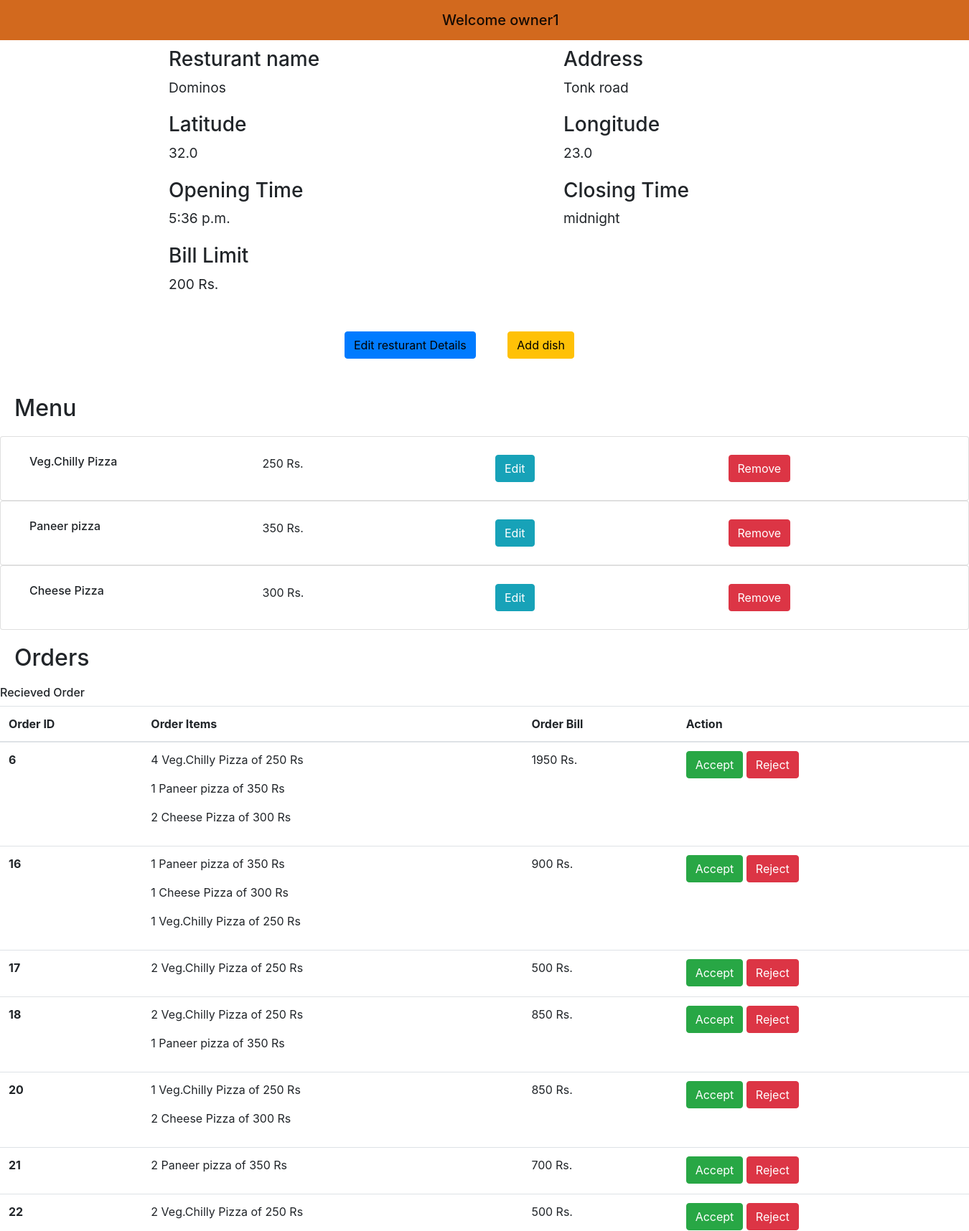
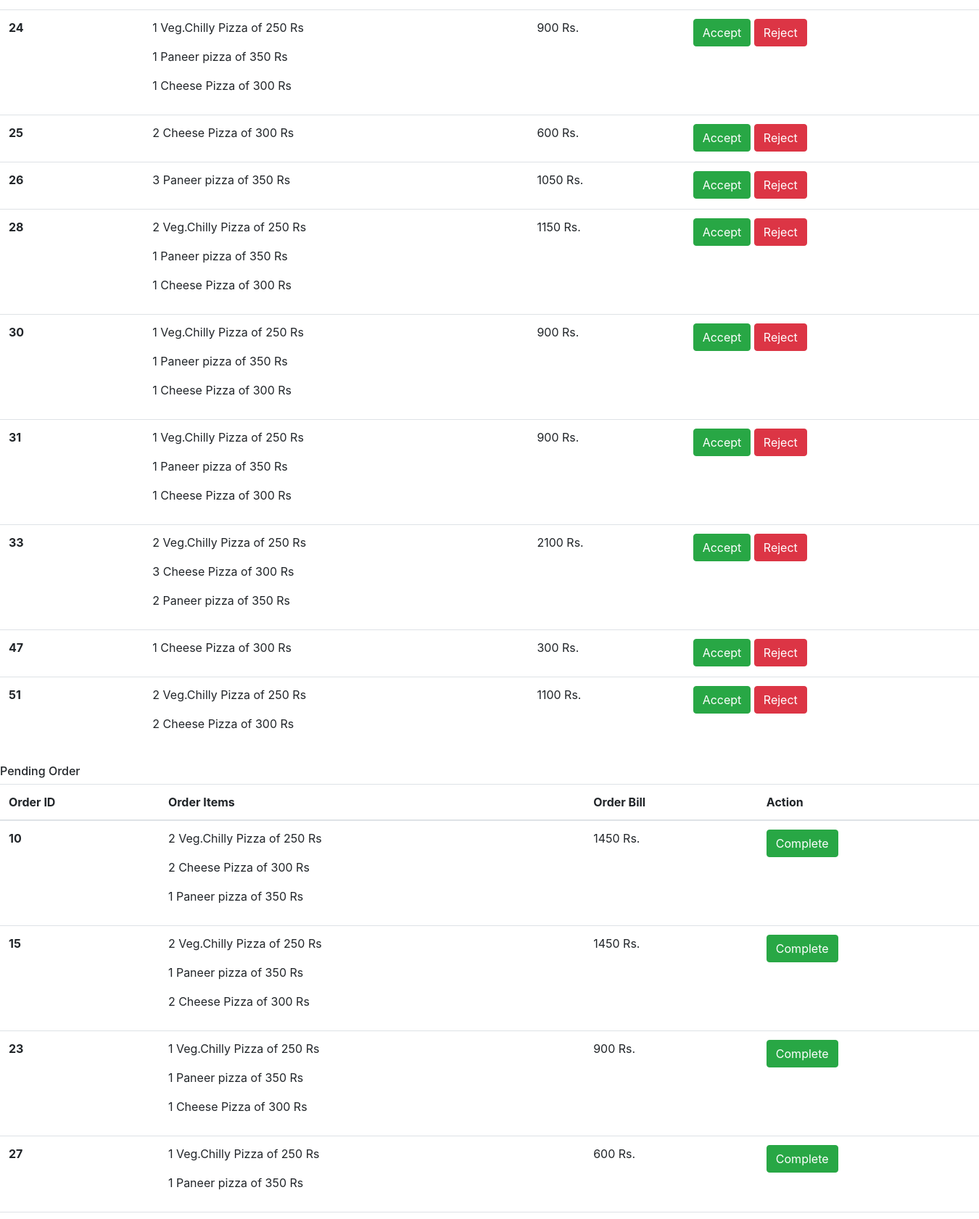
The page /restaurant/dashboard/2 (upper part) on the database its author committed (2 pictures, top to bottom).
### accounts/models.py (models this page shows, shortened)
class Owner(models.Model):
	name = models.CharField(max_length = 20)
	password = models.CharField(max_length = 100)
	restaurant_name = models.CharField(max_length = 100)
	is_login = models.BooleanField(default = False)

### restaurant/models.py (models this page shows, shortened)
class Resturant(models.Model):
  owner=ForeignKey(Owner,on_delete = models.CASCADE)
  name=models.CharField(max_length=20)
  address=models.CharField(max_length=200)
  latitude=models.FloatField()
  longitude=models.FloatField()
  opening_time=models.TimeField()
  closing_time=models.TimeField()
  bill_limit=models.IntegerField()

class Dish(models.Model):
  owner=ForeignKey(Owner,on_delete = models.CASCADE)
  name=models.CharField(max_length=20)
  price=models.IntegerField()

### restaurant/views.py (the view)
# urls.py: path('dashboard/<int:id>',views.dashboard,name="dashboard"),
def dashboard(request,id):
  request.session["owner_id"]=id
  owner=Owner.objects.get(id=id)
  resturant=None
  dishes=None
  order=False
  recieved_order=None
  panding_order=None
  if Resturant.objects.all().filter(owner=owner):
    resturant=Resturant.objects.get(owner=owner)
  if Dish.objects.all().filter(owner=owner):
    dishes=Dish.objects.all().filter(owner=owner)
  if resturant:
    orders_list=Order.objects.filter(restaurant_id=resturant.id,complete=True)
    recieved_order=[]
    panding_order=[]
    for order in orders_list:
      dishess=Orderdish.objects.filter(order=order)
      if dishess:
        d=[]
        total_bill=0
        for dish in dishess:
          quantity=dish.quantity
          name=dish.dish.name
          price=dish.dish.price
          obj=Info1(name,price,quantity)
          d.append(obj)
          total_bill=total_bill+quantity*price
        obj=Info2(d,order.id,total_bill)
        if order.status=="placed":
          recieved_order.append(obj)
        elif order.status=="panding":
          panding_order.append(obj)
  if recieved_order or panding_order:
    order=True
  return render(request,'dashboard.html',{
    'name':owner.name,
    'id':id,
    'resturant':resturant,
    'dishes':dishes,
    'recieved_order':recieved_order,
    'panding_order':panding_order,
    'order':order
    })

### restaurant/templates/dashboard.html (shortened to what this page needs)
{% load static %}
<!DOCTYPE html>
<html lang="en">
<head>
  <link rel="stylesheet" href="https://stackpath.bootstrapcdn.com/bootstrap/4.3.1/css/bootstrap.min.css">
  <link href="{% static 'css/resturant/dashboard.css' %}" rel="stylesheet"/>
</head>
<body>
  <div>
    <nav class="navbar navbar-light " style="background-color:chocolate">
      <span class="navbar-brand mb-0 h1" id="welcome">Welcome {{name}}</span>
    </nav>
    {% if resturant %}
      <div class="container">
        <div class="row">
          <div class="col">
            <h3>Resturant name</h3>
            <p>{{resturant.name}}</p>
          </div>
          <div class="col">
            <h3>Address</h3>
            <p>{{resturant.address}}</p>
          </div>
        </div>
        <div class="row">
          <div class="col">
            <h3>Latitude</h3>
            <p>{{resturant.latitude}}</p>
          </div>
          <div class="col">
            <h3>Longitude</h3>
            <p>{{resturant.longitude}}</p>
          </div>
        </div>
        <div class="row">
          <div class="col">
            <h3>Opening Time</h3>
            <p>{{resturant.opening_time}}</p>
          </div>
          <div class="col">
            <h3>Closing Time</h3>
            <p>{{resturant.closing_time}}</p>
          </div>
        </div>
        <div class="row">
          <div class="col">
            <h3>Bill Limit</h3>
            <p>{{resturant.bill_limit}} Rs.</p>
          </div>
        </div>
      </div>
    {% else %}
      <button type="button" class="btn btn-primary" style="margin-left: 600px; "><a href="add_resturant/{{id}}" style="color:white">Add resturant</a></button>
    {% endif%}
  </div>
  {% if resturant %}
  <div class="row"  id="buttons">
    <span>
      <button type="button" class="btn btn-primary" id="btn1"><a href="resturant_details/{{id}}" style="color:black">Edit resturant Details</a></button>
      <button type="button" class="btn btn-warning" id="btn2"><a href="add_dish/{{id}}" style="color:black">Add dish</a></button>
    </span>
  </div>
  {% endif %}
  {% if dishes %}
  <div>
    <h2 style="margin: 20px;">Menu</h2>
      <div>
        {% for dish in dishes %}
        <div class="card">
          <div class="card-body">
            <div class="row">
                <div class="col">
                  <h6>{{dish.name}}</h6>
                </div>
                <div class="col">
                  {{dish.price}} Rs.
                </div>
                <div class="col">
                  <button type="button" class="btn btn-info"><a href="edit_dish/{{dish.id}}" style="color:white">Edit</a></button>
                </div>
                <div class="col">
                  <button type="button" class="btn btn-danger"><a href="remove_dish/{{dish.id}}" style="color:white">Remove</a></button>
                </div>
            </div>
          </div>
        </div>
        {% endfor %}
      </div>
  </div>
  {% endif %}
  {% if order %}
  <h2 style="margin: 20px;">Orders</h2>
    {% if recieved_order %}
      <h6>Recieved Order</h6>
      <table class="table">
        <thead>
          <tr>
            <th scope="col">Order ID</th>
            <th scope="col">Order Items</th>
            <th scope="col">Order Bill</th>
            <th scope="col">Action</th>
          </tr>
        </thead>
        <tbody>
          {% for order in recieved_order %}
          <tr>
            <th scope="row">{{order.id}}</th>
            <td>
              {% for dish in order.dishes %}
                <p>{{dish.quantity}} {{dish.name}} of {{dish.price}} Rs</p>
              {% endfor %}
            </td>
            <td>{{order.bill}} Rs.</td>
            <td>
              <button type="button" class="btn btn-success" ><a href="accept_order/{{order.id}}" style="color:white">Accept</a></button>
              <button type="button" class="btn btn-danger"><a href="reject_order/{{order.id}}" style="color:white">Reject</a></button>
            </td>
          </tr>
          {% endfor %}
        </tbody>
      </table>
    {% endif %}
    {% if panding_order %}
      <h6>Pending Order</h6>
      <table class="table">
        <thead>
          <tr>
            <th scope="col">Order ID</th>
            <th scope="col">Order Items</th>
            <th scope="col">Order Bill</th>
            <th scope="col">Action</th>
          </tr>
        </thead>
        <tbody>
          {% for order in panding_order %}
          <tr>
            <th scope="row">{{order.id}}</th>
            <td>
              {% for dish in order.dishes %}
                <p>{{dish.quantity}} {{dish.name}} of {{dish.price}} Rs</p>
              {% endfor %}
            </td>
            <td>{{order.bill}} Rs.</td>
            <td>
              <button type="button" class="btn btn-success" ><a href="complete_order/{{order.id}}" style="color:white">Complete</a></button>
            </td>
          </tr>
          {% endfor %}
        </tbody>
      </table>
    {% endif %}
  {% endif %}
</body>
</html>

### static/css/resturant/dashboard.css (style rules this page uses)
.navbar { margin-bottom: 10px; }
.container { margin:5px; margin-left: 200px; font-size: larger; }
.row { margin:5px; }
#welcome { margin-left: 600px; }
#buttons { margin-left: 470px; }
#btn1 { margin:10px; }
#btn2 { margin:30px; }
a { text-decoration:wavy; }

### rows shown on the page
Owner: name "owner1"
Resturant: name "Dominos", address "Tonk road", latitude "32.0", longitude "23.0", opening_time "5:36 p.m.", closing_time "midnight", bill_limit "200"
Dish: name "Veg.Chilly Pizza", price "250", name "Veg.Chilly Pizza" "Veg.Chilly Pizza" "Veg.Chilly Pizza" "Veg.Chilly Pizza" "Veg.Chilly Pizza" "Veg.Chilly Pizza" "Veg.Chilly Pizza" "Veg.Chilly Pizza" "Veg.Chilly Pizza" "Veg.Chilly Pizza" "Veg.Chilly Pizza" "Veg.Chilly Pizza", name "Veg.Chilly Pizza" "Veg.Chilly Pizza" "Veg.Chilly Pizza" "Veg.Chilly Pizza"
Dish: name "Paneer pizza", price "350", name "Paneer pizza" "Paneer pizza" "Paneer pizza" "Paneer pizza" "Paneer pizza" "Paneer pizza" "Paneer pizza" "Paneer pizza" "Paneer pizza" "Paneer pizza", name "Paneer pizza" "Paneer pizza" "Paneer pizza" "Paneer pizza"
Dish: name "Cheese Pizza", price "300", name "Cheese Pizza" "Cheese Pizza" "Cheese Pizza" "Cheese Pizza" "Cheese Pizza" "Cheese Pizza" "Cheese Pizza" "Cheese Pizza" "Cheese Pizza" "Cheese Pizza" "Cheese Pizza", name "Cheese Pizza" "Cheese Pizza" "Cheese Pizza"

### other values the page prints
{{ order.id }} "6" "16" "17" "18" "20" "21" "22" "24" "25" "26" "28" "30" "31" "33" "47" "51"
{{ dish.quantity }} "4" "1" "2" "1" "1" "1" "2" "2" "1" "1" "2" "2" "2" "1" "1" "1" "2" "3" "2" "1" "1" "1" "1" "1" "1" "1" "1" "2" "3" "2" "1" "2" "2"
{{ dish.price }} "250" "350" "300" "350" "300" "250" "250" "250" "350" "250" "300" "350" "250" "250" "350" "300" "300" "350" "250" "350" "300" "250" "350" "300" "250" "350" "300" "250" "300" "350" "300" "250" "300"
{{ order.bill }} "1950" "900" "500" "850" "850" "700" "500" "900" "600" "1050" "1150" "900" "900" "2100" "300" "1100"
{{ order.id }} "10" "15" "23" "27"
{{ dish.quantity }} "2" "2" "1" "2" "1" "2" "1" "1" "1" "1" "1"
{{ dish.price }} "250" "300" "350" "250" "350" "300" "250" "350" "300" "250" "350"
{{ order.bill }} "1450" "1450" "900" "600"
